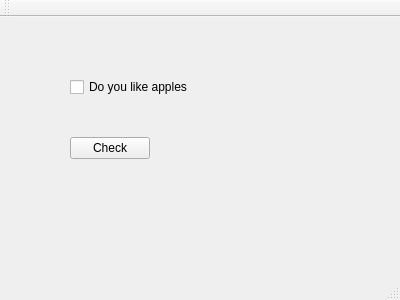
<?xml version="1.0" encoding="UTF-8"?>
<ui version="4.0">
 <class>MainWindow</class>
 <widget class="QMainWindow" name="MainWindow">
  <property name="geometry">
   <rect>
    <x>0</x>
    <y>0</y>
    <width>400</width>
    <height>300</height>
   </rect>
  </property>
  <property name="windowTitle">
   <string>MainWindow</string>
  </property>
  <widget class="QWidget" name="centralWidget">
   <widget class="QCheckBox" name="checkBox">
    <property name="geometry">
     <rect>
      <x>70</x>
      <y>60</y>
      <width>141</width>
      <height>20</height>
     </rect>
    </property>
    <property name="text">
     <string>Do you like apples</string>
    </property>
   </widget>
   <widget class="QPushButton" name="pushButton">
    <property name="geometry">
     <rect>
      <x>70</x>
      <y>120</y>
      <width>80</width>
      <height>22</height>
     </rect>
    </property>
    <property name="text">
     <string>Check</string>
    </property>
   </widget>
  </widget>
  <widget class="QMenuBar" name="menuBar">
   <property name="geometry">
    <rect>
     <x>0</x>
     <y>0</y>
     <width>400</width>
     <height>21</height>
    </rect>
   </property>
  </widget>
  <widget class="QToolBar" name="mainToolBar">
   <attribute name="toolBarArea">
    <enum>TopToolBarArea</enum>
   </attribute>
   <attribute name="toolBarBreak">
    <bool>false</bool>
   </attribute>
  </widget>
  <widget class="QStatusBar" name="statusBar"/>
 </widget>
 <layoutdefault spacing="6" margin="11"/>
 <resources/>
 <connections/>
</ui>
